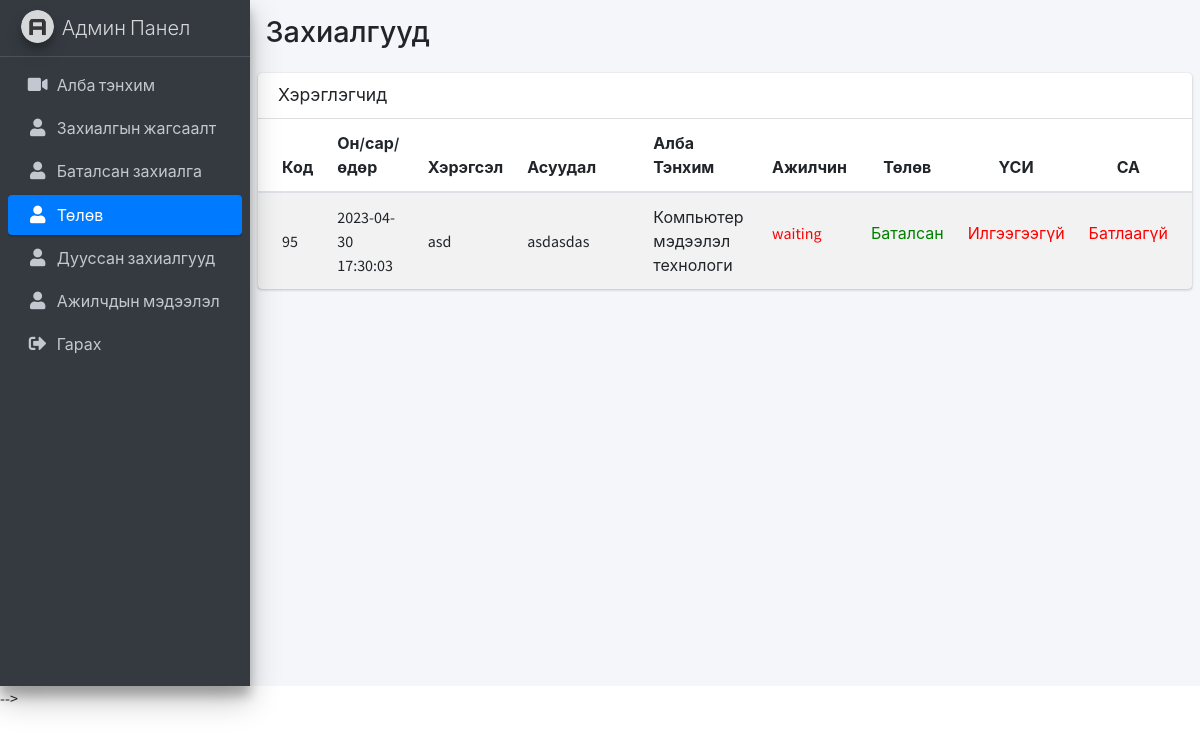
Before: /workProcess.php with the older database file.
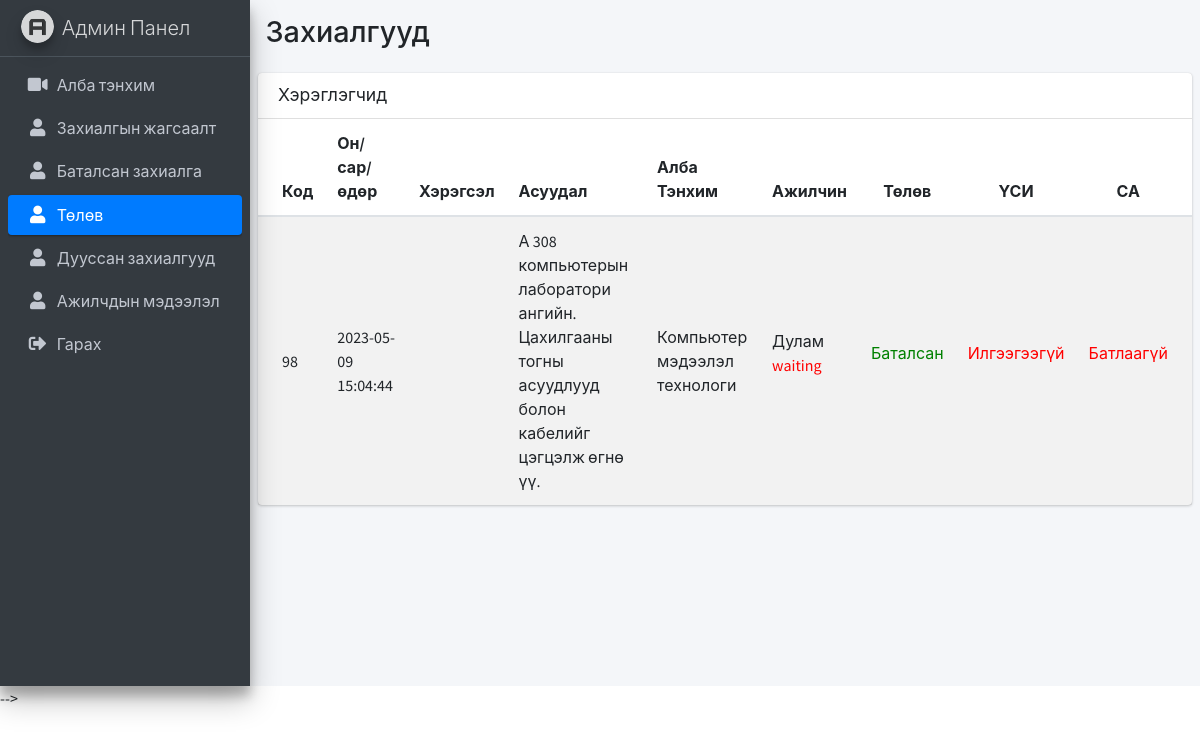
After: the same page with the newer database file.
### tables this page shows
CREATE TABLE `workorder` (
  `order_id` int(11) NOT NULL,
  `orderDate` timestamp NOT NULL DEFAULT current_timestamp() ON UPDATE current_timestamp(),
  `doneDate` varchar(255) DEFAULT NULL,
  `item` varchar(150) NOT NULL,
  `roomNumber` varchar(100) DEFAULT NULL,
  `problem` text NOT NULL,
  `userID` char(8) NOT NULL,
  `dataStatusId` int(1) DEFAULT NULL,
  `money_order` int(11) DEFAULT NULL,
  `file` text DEFAULT NULL,
  `orderStatus` int(1) DEFAULT NULL,
  `employee_id` char(10) DEFAULT NULL,
  `checkStatus` int(1) DEFAULT NULL
);

CREATE TABLE `users` (
  `user_id` char(8) NOT NULL,
  `username` varchar(45) NOT NULL,
  `lastname` varchar(45) NOT NULL,
  `phone` int(11) NOT NULL,
  `email` varchar(125) NOT NULL,
  `password` varchar(45) NOT NULL,
  `gender` char(8) DEFAULT NULL
);

CREATE TABLE `employee` (
  `employee_id` char(8) NOT NULL,
  `username` varchar(150) NOT NULL,
  `lastname` varchar(50) NOT NULL,
  `phone` varchar(20) NOT NULL,
  `email` varchar(50) NOT NULL,
  `password` varchar(50) NOT NULL,
  `gender` char(10) NOT NULL
);

### workProcess.php (the view, shortened to what the changed rows need)
<!DOCTYPE html>
<html>
<head>
    <link rel="stylesheet" href="plugins/fontawesome-free/css/all.min.css" />
    <link rel="stylesheet" href="https://code.ionicframework.com/ionicons/2.0.1/css/ionicons.min.css" />
    <link rel="stylesheet" href="dist/css/adminlte.min.css" />
</head>
<body class="hold-transition sidebar-mini">
    <div class="wrapper">
        <div class="content-wrapper">
            <section class="content-header">
                <div class="container-fluid">
                    <div class="row mb-2">
                        <div class="col-sm-6">
                            <h1>Захиалгууд</h1>
                        </div>
                    </div>
                </div>
            </section>
            <?php
            include("./service/dbConnect.php");
            $sql = "SELECT * FROM workorder  WHERE dataStatusId = 1 AND checkStatus < 2 AND  employee_id IS NOT NULL ORDER BY orderDate DESC ";
            $result = $conn->query($sql);
            if ($result->num_rows > 0) {
            ?>
                <section class="content">
                    <form action="./employee/sent.php" method="POST">
                        <div class="card">
                            <div class="card-body p-0">
                                <table class="table table-striped projects">
                                    <thead>
                                        <tr>
                                            <th style="width: 6%">Код</th>
                                            <th style="width: 15%">Он/сар/өдөр</th>
                                            <th style="width: 10%">Хэрэгсэл</th>
                                            <th style="width: 30%">Асуудал</th>
                                            <th style="width: 15%">Алба Тэнхим</th>
                                            <th style="width: 8%; text-align: center">Ажилчин</th>
                                            <th style="width: 8%; text-align: center">Төлөв</th>
                                            <th style="width: 10%; text-align: center">ҮСИ</th>
                                            <th style="width: 10%; text-align: center">СА</th>
                                        </tr>
                                    </thead>
                                    <tbody>
                                        <?php
                                        while ($row = $result->fetch_assoc()) {
                                        ?>
                                            <tr>
                                                <td>
                                                    <?php echo $row['order_id'] ?>
                                                </td>
                                                <td>
                                                    <a>
                                                        <?php echo $row['orderDate'] ?>
                                                    </a>
                                                    <br />
                                                </td>
                                                <td>
                                                    <?php echo $row['item'] ?>
                                                </td>
                                                <td>
                                                    <?php echo $row['problem'] ?>
                                                </td>
                                                <td>
                                                    <?php $id  =  $row['userID'];
                                                    $qry = mysqli_query($conn, "SELECT * FROM users WHERE user_id  = '$id'");
                                                    if (mysqli_num_rows($qry) > 0) {
                                                        $rws = mysqli_fetch_assoc($qry);
                                                        echo $rws['username'];
                                                    }
                                                    ?>
                                                </td>
                                                <td>
                                                    <?php
                                                    $employee_id = $row['employee_id'];
                                                    $emp = "SELECT * FROM employee WHERE employee_id = '$employee_id'";
                                                    $res = mysqli_query($conn, $emp);
                                                    if (mysqli_num_rows($res) > 0) {
                                                        $rw = mysqli_fetch_assoc($res)
                                                    ?>
                                                    <?php
                                                        echo $rw['username'];
                                                    }
                                                    ?>
                                                    <?php if ($row['checkStatus'] == 1) {
                                                    ?>
                                                        <p style="color :blueviolet">Active</p>
                                                    <?php
                                                    } else {
                                                    ?>
                                                        <p style="color:red">waiting</p>
                                                    <?php
                                                    }
                                                    ?>
                                                </td>
                                                <td class="project-actions text-right">
                                                    <?php if ($row['dataStatusId'] == 1) {
                                                    ?>
                                                        <p class="status">Баталсан </p>
                                                    <?php
                                                    } else {
                                                    ?>
                                                        <p class="status2">Батлаагүй</p>
                                                    <?php
                                                    };
                                                    ?>
                                                </td>
                                                <td class="project-actions text-right">
                                                    <?php if ($row['money_order'] > 0) {
                                                    ?>
                                                        <p class="status1">Илгээсэн </p>
                                                    <?php
                                                    } else {
                                                    ?>
                                                        <p class="status2">Илгээгээгүй</p>
                                                    <?php
                                                    };
                                                    ?>
                                                </td>
                                                <td class="project-actions text-right">
                                                    <?php if ($row['orderStatus'] == 1) {
                                                    ?>
                                                        <p class="status">Баталсан </p>
                                                    <?php
                                                    } else {
                                                    ?>
                                                        <p class="status2">Батлаагүй</p>
                                                    <?php
                                                    };
                                                    ?>
                                                </td>
                                            </tr>
                                        <?php     } ?>
                                    </tbody>
                                </table>
                            </div>
                    </div>
                    </form>
                </section>
            <?php
            } else {
                echo "0 results";
            }
            ?>
        </div>
    </div> -->
</body>
</html>

Changed rows visible on the page:
removed workorder: order_id "95", orderDate "2023-04-30 17:30:03", item "asd", problem "asdasdas", userID.username "Компьютер мэдээлэл технологи", checkStatus "waiting", dataStatusId "Баталсан", shows "Илгээгээгүй", shows "Батлаагүй"
added workorder: order_id "98", orderDate "2023-05-09 15:04:44", problem "А 308 компьютерын лаборатори ангийн. Цахилгааны тогны асуудлууд болон кабелийг цэгцэлж өгнө үү.", userID.username "Компьютер мэдээлэл технологи", employee.username "Дулам", checkStatus "waiting", dataStatusId "Баталсан", shows "Илгээгээгүй", shows "Батлаагүй"
